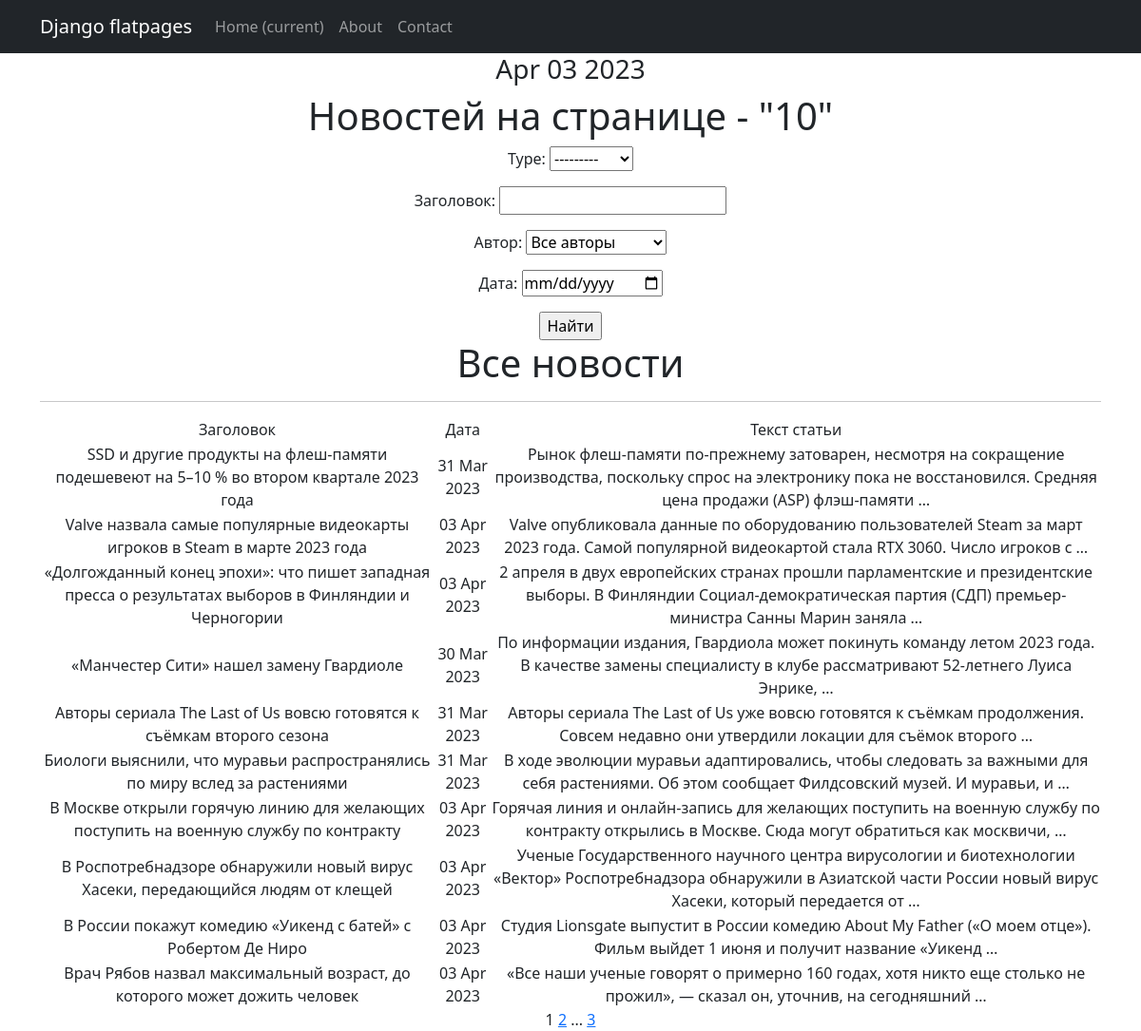
The app's page /news/search/ with its own data.
### news/models.py (models this page shows, shortened)
class Post(models.Model):
    title = models.CharField(max_length=255)
    text = models.TextField()
    time_created = models.DateTimeField(auto_now_add=True)
    type = models.CharField(max_length=2,
                            choices=TYPES,
                            default=news)
    post_rating = models.FloatField(default=0.0)
    post_author = models.ForeignKey(Author, on_delete=models.CASCADE)
    category = models.ManyToManyField(Category, through='PostCategory')

### news/views.py (the view)
# urls.py: path('search/', PostSearch.as_view(), name='post_search'),
class PostSearch(ListView):
    model = Post
    ordering = 'title'
    template_name = 'search.html'
    context_object_name = 'news'
    paginate_by = 10
    def get_queryset(self):
        queryset = super().get_queryset()
        self.filterset = PostFilter(self.request.GET, queryset)
        return self.filterset.qs
    def get_context_data(self, **kwargs):
        context = super().get_context_data(**kwargs)
        context['filterset'] = self.filterset
        return context

### news/templatetags/custom_filters.py (called while the page is built)
@register.filter()
def censor(value):
    bad_words = ('редиска!', 'дурак', 'тупица', 'блин', 'оладушек', 'пипец')
    if not isinstance(value, str):
        raise TypeError(f"unresolved type '{type(value)}' expected  type 'str'")
    for i in value.split():
        if i.lower() in bad_words:
            value = value.replace(i, f"{i[0]}{'*' * (len(i) - 2)}{i[-1]}")
    return value

### news/templatetags/custom_tags.py (called while the page is built)
@register.simple_tag(takes_context=True)
def url_replace(context, **kwargs):
   d = context['request'].GET.copy()
   for k, v in kwargs.items():
       d[k] = v
   return d.urlencode()

@register.simple_tag()
def current_time(format_string='%b %d %Y'):
   return datetime.utcnow().strftime(format_string)

### templates/search.html (shortened to what this page needs)
{% extends 'flatpages/default.html' %}
{% load custom_tags %}
{% load custom_filters %}
{% block content %}
<h3>{% current_time '%b %d %Y' %}</h3>
<h1>Новостей на странице - "{{ news|length }}" </h1>
   <form action="" method="get">
       {{ filterset.form.as_p }}
       <input type="submit" value="Найти" />
   </form>
   <h1>Все новости</h1>
   <hr>
   {% if news %}
       <table>
           <tr>
               <td>
                   Заголовок
               </td>
               <td>
                   Дата
               </td>
               <td>
                   Текст статьи
               </td>
           </tr>
           {% for post in news %}
           <tr>
               <td>{{ post.title|censor }}</td>
               <td>{{ post.time_created|date:'d M Y' }}</td>
               <td>{{ post.text|truncatewords:20|censor }}</td>
           </tr>
           {% endfor %}
       </table>
   {% else %}
       <h2>Новостей нет!</h2>
   {% endif %}
   {{ page_obj.number }}
   {% if page_obj.has_next %}
       <a href="?{% url_replace page=page_obj.next_page_number %}">{{ page_obj.next_page_number }}</a>
       {% if paginator.num_pages != page_obj.next_page_number %}
           ...
           <a href="?{% url_replace page=page_obj.paginator.num_pages %}">{{ page_obj.paginator.num_pages }}</a>
       {% endif %}
   {% endif %}
{% endblock content %}

### records on screen
Post: title|censor "SSD и другие продукты на флеш-памяти подешевеют на 5–10 % во втором квартале 2023 года", time_created "31 Mar 2023", text|censor "Рынок флеш-памяти по-прежнему затоварен, несмотря на сокращение производства, поскольку спрос на электронику пока не восстановился. Средняя цена продажи (ASP) флэш-памяти …"
Post: title|censor "Valve назвала самые популярные видеокарты игроков в Steam в марте 2023 года", time_created "03 Apr 2023", text|censor "Valve опубликовала данные по оборудованию пользователей Steam за март 2023 года. Самой популярной видеокартой стала RTX 3060. Число игроков с …"
Post: title|censor "«Долгожданный конец эпохи»: что пишет западная пресса о результатах выборов в Финляндии и Черногории", time_created "03 Apr 2023", text|censor "2 апреля в двух европейских странах прошли парламентские и президентские выборы. В Финляндии Социал-демократическая партия (СДП) премьер-министра Санны Марин заняла …"
Post: title|censor "«Манчестер Сити» нашел замену Гвардиоле", time_created "30 Mar 2023", text|censor "По информации издания, Гвардиола может покинуть команду летом 2023 года. В качестве замены специалисту в клубе рассматривают 52-летнего Луиса Энрике, …"
Post: title|censor "Авторы сериала The Last of Us вовсю готовятся к съёмкам второго сезона", time_created "31 Mar 2023", text|censor "Авторы сериала The Last of Us уже вовсю готовятся к съёмкам продолжения. Совсем недавно они утвердили локации для съёмок второго …"
Post: title|censor "Биологи выяснили, что муравьи распространялись по миру вслед за растениями", time_created "31 Mar 2023", text|censor "В ходе эволюции муравьи адаптировались, чтобы следовать за важными для себя растениями. Об этом сообщает Филдсовский музей. И муравьи, и …"
Post: title|censor "В Москве открыли горячую линию для желающих поступить на военную службу по контракту", time_created "03 Apr 2023", text|censor "Горячая линия и онлайн-запись для желающих поступить на военную службу по контракту открылись в Москве. Сюда могут обратиться как москвичи, …"
Post: title|censor "В Роспотребнадзоре обнаружили новый вирус Хасеки, передающийся людям от клещей", time_created "03 Apr 2023", text|censor "Ученые Государственного научного центра вирусологии и биотехнологии «Вектор» Роспотребнадзора обнаружили в Азиатской части России новый вирус Хасеки, который передается от …"
Post: title|censor "В России покажут комедию «Уикенд с батей» с Робертом Де Ниро", time_created "03 Apr 2023", text|censor "Студия Lionsgate выпустит в России комедию About My Father («О моем отце»). Фильм выйдет 1 июня и получит название «Уикенд …"
Post: title|censor "Врач Рябов назвал максимальный возраст, до которого может дожить человек", time_created "03 Apr 2023", text|censor "«Все наши ученые говорят о примерно 160 годах, хотя никто еще столько не прожил», — сказал он, уточнив, на сегодняшний …"

### other values on screen
{{ news|length }} "10"
{{ page_obj.number }} "1"
{{ page_obj.next_page_number }} "2"
{{ page_obj.paginator.num_pages }} "3"
